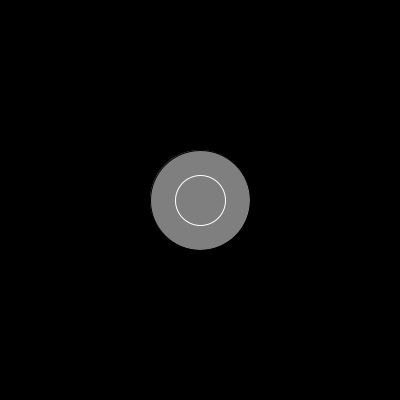
Frame 1 (no input)
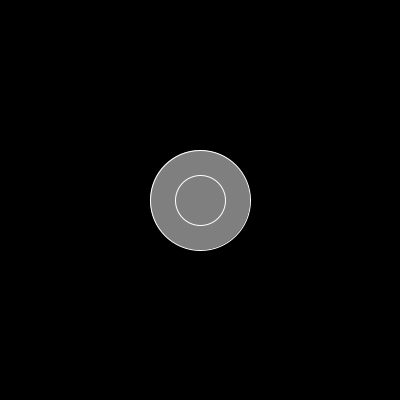
Frame 60 (the mouse pressed at the canvas centre just before this capture)
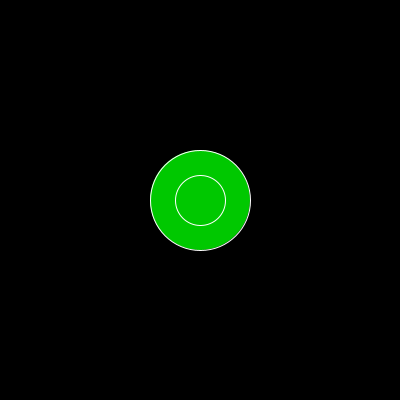
Frame 120 (the mouse held since frame 60 and released just before this capture)

The Processing sketch that drew these frames (run headless with seeded random() and noise(); from frame 60 on, the mouse is pressed at the canvas centre):

// Processing sketch: circle_rollover_2
// ── circle_rollover_2.pde
float x = 200;
float y = 200;
float r = 50;

void setup() {
  size(400,400); 
  
}

void draw() {
  background(0);
  
  float d = dist(mouseX,mouseY,x,y);
  
  if (d < r/2) {
    fill(0,200,0);
  } else if (d < r) {
    fill(200); 
  } else {
    fill(127);
  }
   
    
  ellipse(x,y,r*2,r*2);
  noFill();
  stroke(255);
  ellipse(x,y,r,r);
  
}
